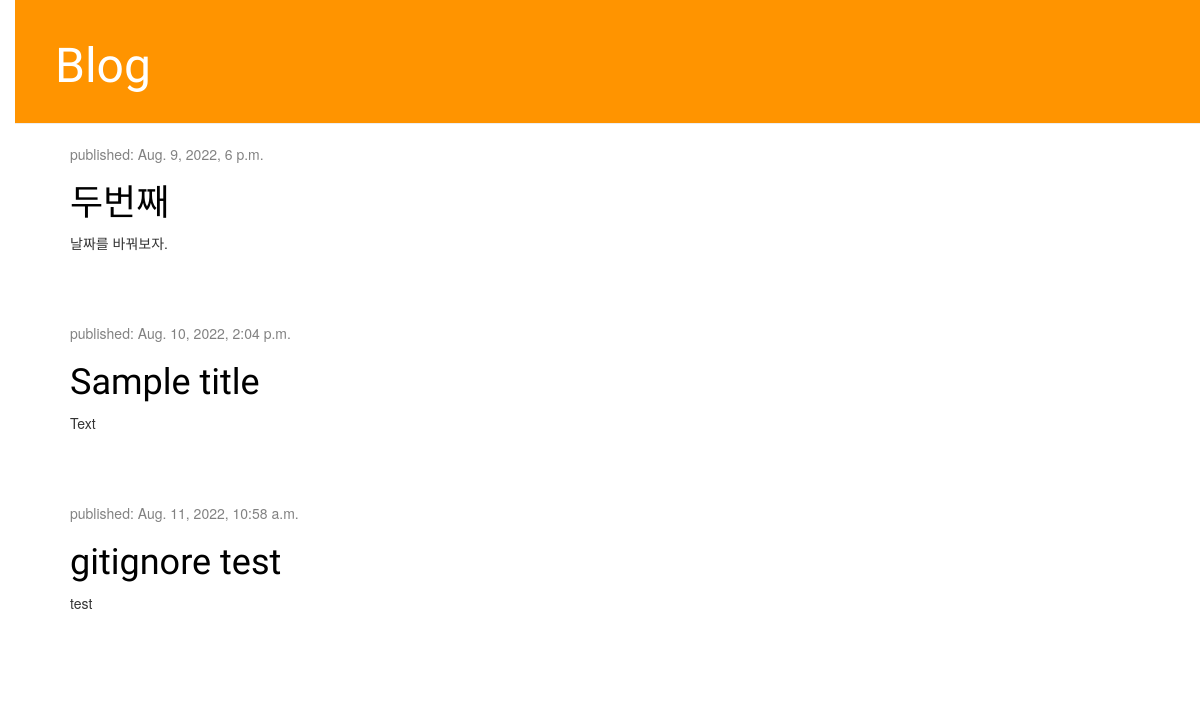
Before: / with the older database file.
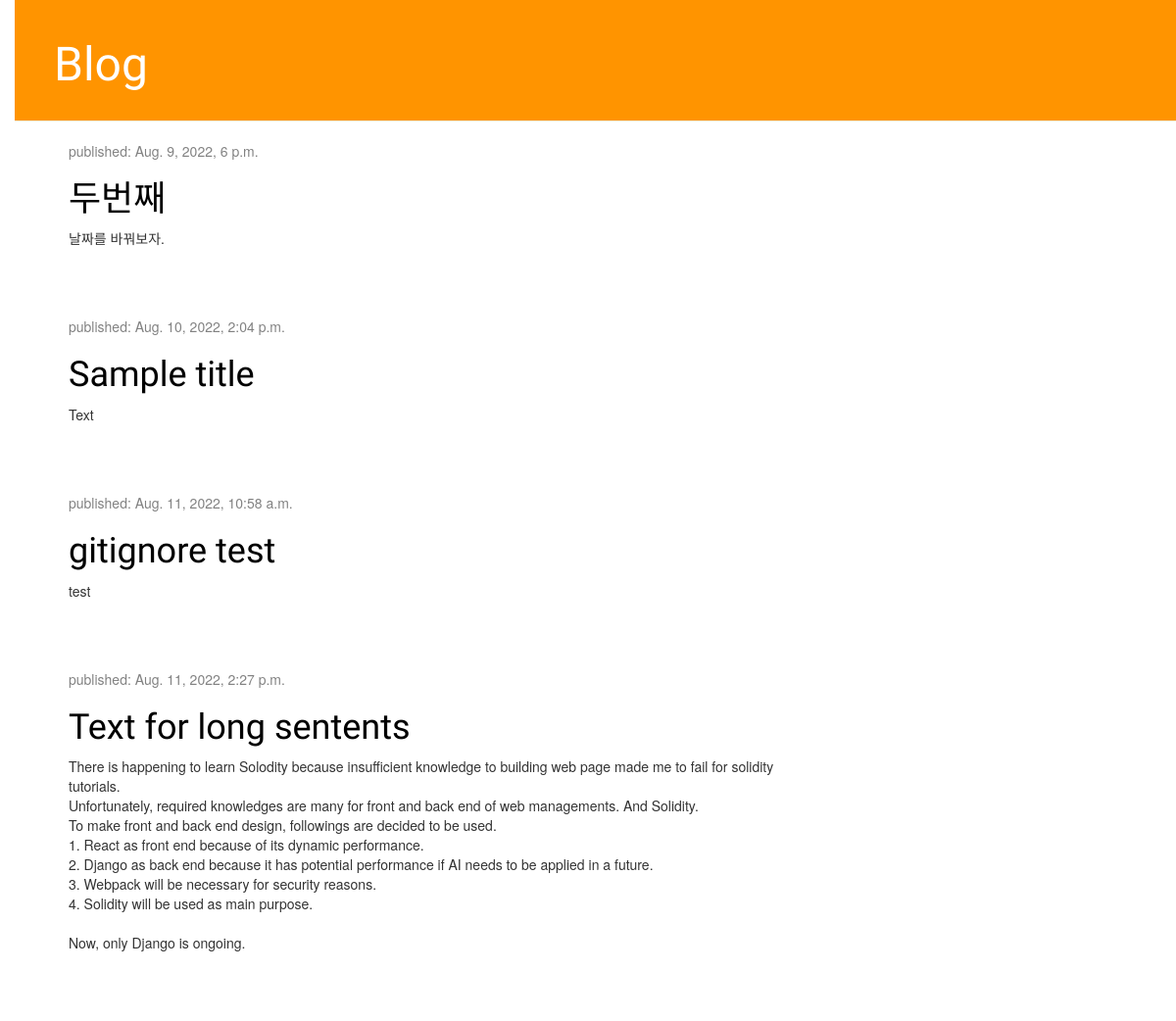
After: the same page with the newer database file.
### blog/models.py (models this page shows, shortened)
class Post(models.Model):
    author = models.ForeignKey(settings.AUTH_USER_MODEL, on_delete=models.CASCADE)
    title = models.CharField(max_length=200)
    text = models.TextField()
    created_date = models.DateTimeField(
            default=timezone.now)
    published_date = models.DateTimeField(
            blank=True, null=True)

### blog/views.py (the view)
# urls.py: path('',views.post_list,name='post_list'),
def post_list(request):
    posts = Post.objects.filter(published_date__lte=timezone.now()).order_by('published_date')
    return render(request,'blog/post_list.html',{'posts':posts})

### blog/templates/blog/post_list.html
{% extends 'blog/base.html' %}
{% block content %}
    {% for post in posts %}
        <div class="post">
            <div class="date">
                <p>published: {{ post.published_date }}</p>
            </div>
            <h1><a href="{% url 'post_detail' pk=post.pk %}">{{ post.title }}</a></h1>
            <p>{{ post.text|linebreaksbr }}</p>
        </div>
    {% endfor %}
{% endblock %}

### blog/templates/blog/base.html (shortened to what this page needs)
{% load static %}
<html>
    <head>
        <link rel="stylesheet" href="//maxcdn.bootstrapcdn.com/bootstrap/3.2.0/css/bootstrap.min.css">
        <link rel="stylesheet" href="//maxcdn.bootstrapcdn.com/bootstrap/3.2.0/css/bootstrap-theme.min.css">
        <link rel="stylesheet" href="{% static 'css/blog.css' %}">
    </head>
    <body>
        <div class="page-header">
            <h1><a href="/">Blog</a></h1>
        </div>
        <div class="content container">
            <div class="row">
                <div class="col-md-8">
                {% block content %}
                {% endblock %}
                </div>
            </div>
        </div>
    </body>
</html>

### blog/static/css/blog.css (style rules this page uses)
h1 a { color : #fca205; font-family: 'Lobster'; }
body { padding-left: 15px; }
.page-header { background-color: #ff9400; margin-top: 0; padding: 20px 20px 20px 40px; }
.page-header h1, .page-header h1 a { color: #ffffff; font-size: 36pt; text-decoration: none; }
.content { margin-left: 40px; }
h1, h2, h3, h4 { font-family: 'Lobster', cursive; }
.date { color: #828282; }
.post { margin-bottom: 70px; }
.post h1 a, .post h1 a:visited { color: #000000; }

Changed rows visible on the page:
added Post: published_date "Aug. 11, 2022, 2:27 p.m.", title "Text for long sentents", text "There is happening to learn Solodity because insufficient knowledge to building web page made me to fail for solidity tutorials. Unfortunately, required knowledges are many for front and back end of web managements. And Solidity. To make front and back end design, followings are decided to be used. 1. React as front end because of its dynamic performance. 2. Django as back end because it has potential performance if AI needs to be applied in a future. 3. Webpack will be necessary for security reasons. 4. Solidity will be used as main purpose. Now, only Django is ongoing."
